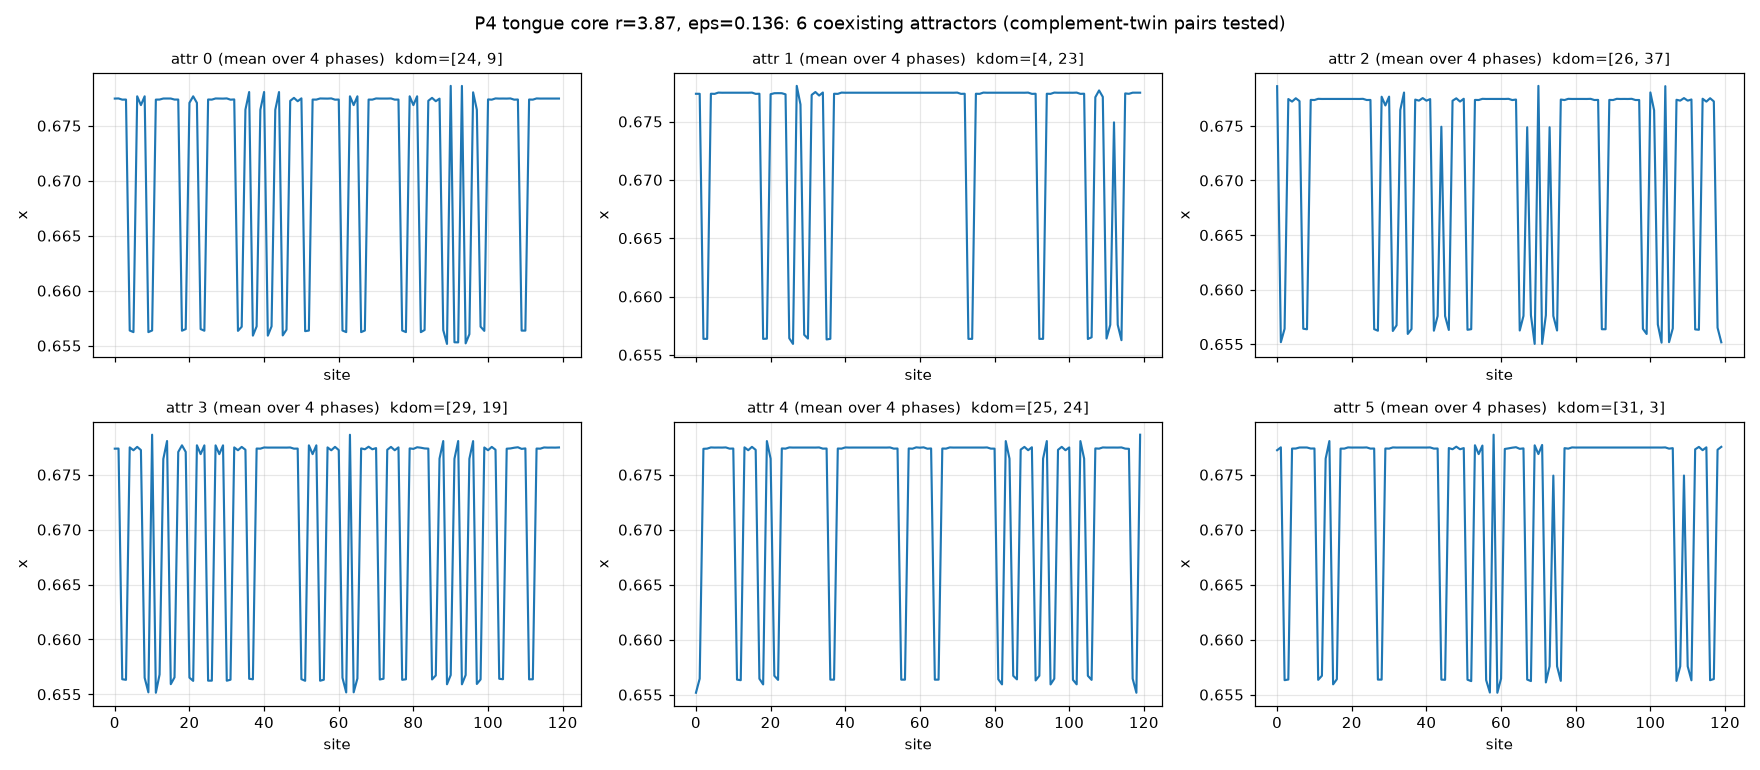

Here is the Python script that generated this plot:
#!/usr/bin/env python3
"""
STRUCTURE OF THE 6 COEXISTING P4 ATTRACTORS at the tongue core.
Symmetries of the logistic CML x_i -> (1-eps)f(x_i)+(eps/2)(f(x_{i-1})+f(x_{i+1})):
  S1 time phase (roll 4)          [factored by d_orbit]
  S2 spatial site shift (ring)    [factored by d_orbit]
  S3 global complement x -> 1-x   [f(1-x)=f(x) => NOT factored; tested here]
Question: do the 6 collapse to 3 under S3?  And what are their k-modes / traveling-vs-standing?
"""
import numpy as np, json
import matplotlib
matplotlib.use('Agg')
import matplotlib.pyplot as plt

N=120
def f(x,r): return r*x*(1.0-x)
def coupled(x,r,eps):
    fx=f(x,r); return (1.0-eps)*fx+(0.5*eps)*(np.roll(fx,1)+np.roll(fx,-1))
def lock(r,eps,trans,seed):
    x=np.random.default_rng(seed).random(N)
    for _ in range(trans): x=coupled(x,r,eps)
    P=np.empty((N,4))
    for k in range(4): P[:,k]=x; x=coupled(x,r,eps)
    return P

def minmax_shift(A,B):
    # A,B (N,). min over site shift s of max|A - roll(B,s)|
    best=np.inf
    for s in range(0,N,1):
        d=float(np.max(np.abs(A-np.roll(B,s))))
        if d<best: best=d
    return best

def d_orbit_full(P,Q,comp=False):
    # P,Q (N,4); min over time-phase p and site shift s of max|Pt - roll(Q,s)|
    if comp: Q=1.0-Q
    best=np.inf
    for p in range(4):
        Pt=np.roll(P,p,axis=1)
        for s in range(0,N,1):
            Qs=np.roll(Q,s,axis=0)
            d=float(np.max(np.abs(Pt-Qs)))
            if d<best: best=d
    return best

def spectrum(profile):
    F=np.fft.rfft(profile-np.mean(profile))
    return np.abs(F)

r,eps=3.87,0.136
seeds=list(range(6))
Ps=[lock(r,eps,40000,s) for s in seeds]
print(f"core r={r} eps={eps}: {len(Ps)} attractors extracted\n")

# --- complement pairing: d_orbit_full(P_i, P_j, comp=True) ---
print("Complement-twin test:  d_orbit(P_i, 1-P_j)  [small => i and j are complement twins]")
Cm=np.zeros((6,6))
for i in range(6):
    for j in range(6):
        Cm[i,j]=d_orbit_full(Ps[i],Ps[j],comp=True)
print("   "+" ".join(f"  j{j}" for j in range(6)))
for i in range(6):
    print(f"i{i} "+" ".join(f"{Cm[i,j]:6.2e}" for j in range(6)))
# group into complement pairs
twin=[None]*6
for i in range(6):
    for j in range(i+1,6):
        if Cm[i,j]<1e-3 and twin[i] is None and twin[j] is None:
            twin[i]=j; twin[j]=i
print("twin pairs (i<->j via x->1-x):", [(i,twin[i]) for i in range(6) if twin[i] is not None and i<twin[i]])
n_fam=len([i for i in range(6) if twin[i] is None or i<twin[i]])
print(f"=> distinct pattern families (mod time, site, complement) = {n_fam}\n")

# --- per-attractor spatial structure ---
info={}
for i,P in enumerate(Ps):
    prof=np.mean(P,axis=1)          # mean over 4 time snapshots
    amp=(np.max(P)-np.min(P))/2.0   # oscillation amplitude per site (max over site&time)
    spec=spectrum(prof)
    # dominant nonzero wavenumbers (exclude k=0 mean)
    kdom=np.argsort(spec)[::-1][:3]+1  # rfft index 1..N/2 = wavenumber
    info[i]={'mean':float(np.mean(prof)),'amp':float(amp),'kdom':[int(k) for k in kdom],
             'spec_top':[float(spec[k-1]) for k in kdom]}
    print(f"attr {i}: mean={np.mean(prof):.3f}  amp={amp:.3f}  top-k(wave)={[int(k) for k in kdom]}  spec={[f'{float(spec[k-1]):.1f}' for k in kdom]}")

# --- traveling vs standing: does the pattern rotate? ---
print("\nTraveling-wave test (does site profile at t=k relate by a fixed spatial shift?):")
for i,P in enumerate(Ps):
    # estimate shift between snapshot 0 and snapshot 1
    A=P[:,0]; best_s=0;best_d=np.inf
    for s in range(0,N):
        d=float(np.max(np.abs(A-np.roll(P[:,1],s))))
        if d<best_d: best_d=d;best_s=s
    # and between 0 and 2 (should be 2x)
    A0=P[:,0]; best_s2=0;best_d2=np.inf
    for s in range(0,N):
        d=float(np.max(np.abs(A0-np.roll(P[:,2],s))))
        if d<best_d2: best_d2=d;best_s2=s
    print(f"attr {i}: shift(t0->t1)={best_s:3d} (d={best_d:.2e})   shift(t0->t2)={best_s2:3d} (d={best_d2:.2e})   "
          f"=> {'traveling (rotates)' if best_d<1e-2 and best_d2<1e-2 else ('standing/symmetric' if best_d<1e-2 else 'mixed')}")

json.dump({'r':r,'eps':eps,'n_extracted':6,'n_families_mod_complement':n_fam,
           'twin_pairs':[[i,twin[i]] for i in range(6) if twin[i] is not None and i<twin[i]],
           'per_attractor':info}, open('p4_attractor_structure.json','w'), indent=2)

# --- PLOT ---
fig,axes=plt.subplots(2,3,figsize=(16,7),sharex=True)
for i,(ax,P) in enumerate(zip(axes.ravel(),Ps)):
    prof=np.mean(P,axis=1)
    ax.plot(prof,lw=1.4)
    ax.set_title(f"attr {i} (mean over 4 phases)  kdom={[int(k) for k in (np.argsort(spectrum(prof))[::-1][:2]+1)]}",fontsize=10)
    ax.set_xlabel("site"); ax.set_ylabel("x")
    ax.grid(alpha=.3)
fig.suptitle(f"P4 tongue core r={r}, eps={eps}: 6 coexisting attractors (complement-twin pairs tested)")
plt.tight_layout()
plt.savefig('p4_attractor_structure.png',dpi=110)
print("\nsaved p4_attractor_structure.png, p4_attractor_structure.json")
